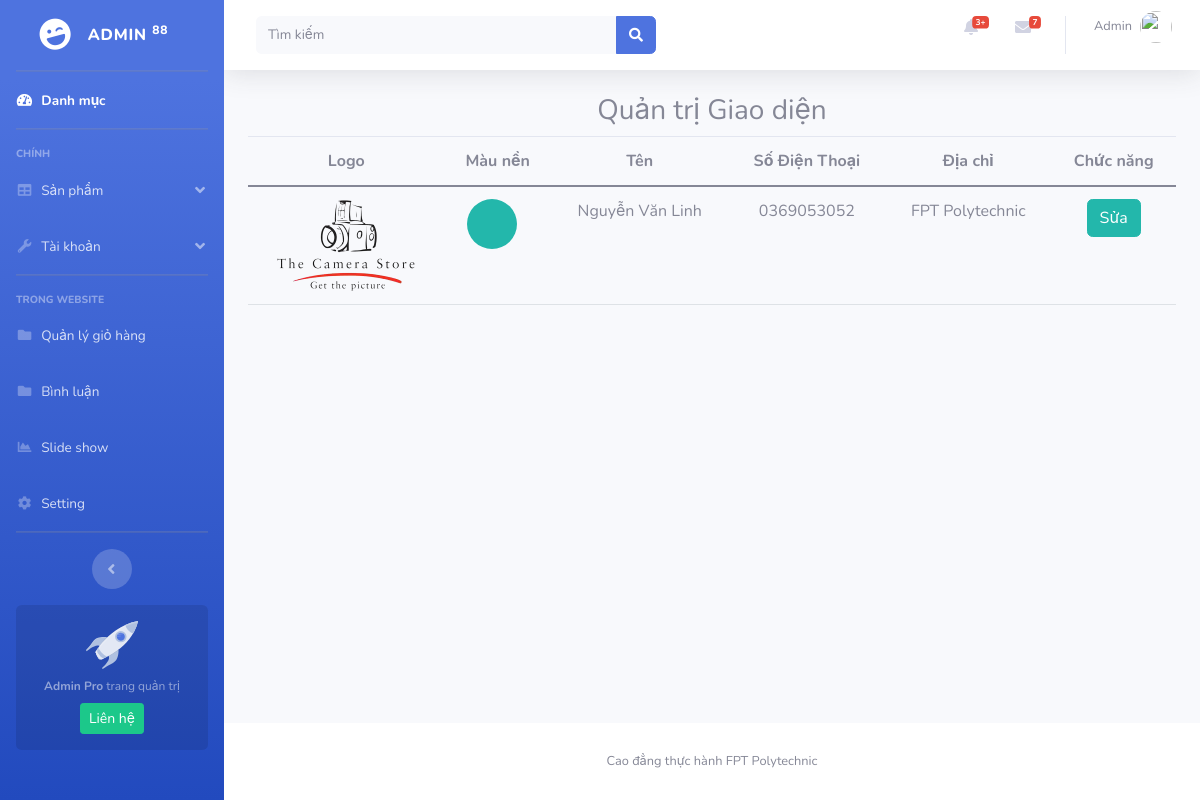
Page /admin/setting.php (signed in) on the committed database.
### tables this page shows
CREATE TABLE `user` (
  `id` int(11) NOT NULL,
  `user` varchar(255) NOT NULL,
  `pass` varchar(255) NOT NULL,
  `name` varchar(255) NOT NULL,
  `image` text NOT NULL,
  `address` text NOT NULL,
  `permission` varchar(55) NOT NULL
);

CREATE TABLE `info` (
  `id` int(11) NOT NULL,
  `name` varchar(55) NOT NULL,
  `phone` text NOT NULL,
  `logo` text NOT NULL,
  `color` text NOT NULL,
  `address` text NOT NULL
);

### admin/connect.php (called while the page is built, shortened)
<?php
function selectAll($sql)
{
    $result = $GLOBALS['conn']->query($sql);
    return $result;
}
?>

### admin/setting.php (the view)
<?php
include 'header.php';
?>
<?php
if (isset($_COOKIE["user"])) {
    $sql = "SELECT * FROM user WHERE user='{$_COOKIE["user"]}'";
    $kq = $conn->query($sql);
    $result = $kq->fetch();
    if ($result['permission'] == 'Admin') {
?>
        <?php
        if (isset($_GET["id"])) {
            $id = $_GET["id"];
            foreach (selectAll("SELECT * FROM info WHERE id = $id") as $row) {
                $name_old = $row['name'];
                $logo_old = $row['logo'];
                $color_old = $row['color'];
                $address_old = $row['address'];
                $phone_old = $row['phone'];
            }
            if (isset($_POST["edit"])) {
                $name = $_POST["name"];
                $phone = $_POST["phone"];
                $address = $_POST["address"];
                $color = $_POST["color"];
                $image = $_FILES['image']['name'];
                $tmp_image = $_FILES['image']['tmp_name'];
                move_uploaded_file($tmp_image, "../images/" . $image);
                if (empty($name) && empty($phone) && empty($address)) {
                    $error = 'Vui lòng điền đầy đủ các trường';
                } elseif (empty($name)) {
                    $error = 'Vui lòng điền nhập tên';
                } elseif (empty($phone)) {
                    $error = 'Vui lòng điền nhập số điện thoại';
                } elseif (empty($address)) {
                    $error = 'Vui lòng điền nhập địa chỉ';
                } else {
                    if (empty($image)) {
                        exSQL("UPDATE info SET name='$name',phone='$phone',color='$color',address='$address' WHERE id = $id");
                        header('location:setting.php');
                    }else{
                        exSQL("UPDATE info SET name='$name',phone='$phone',color='$color',address='$address',logo='$image' WHERE id = $id");
                        header('location:setting.php');
                    }
                }
            }
        ?>
            <div class="row">
                <div class="col-xs-12 col-sm-12 col-md-12 col-lg-12">
                    <h3 class="text-center">Chỉnh sửa giao diện</h3>
                    <form action="" method="post" enctype="multipart/form-data">
                        <?php if (isset($error)) { ?>
                            <p class="col-xs-12 col-sm-12 col-md-12 col-lg-12 alert alert-danger"><?= $error ?></p>
                        <?php
                        } ?>
                        <div>
                            <label for="">Tên</label><br>
                            <input style="width:20%" type="text" class="pl-6" value="<?= $name_old ?>" placeholder="Tên" name="name">
                        </div>
                        <div>
                            <label for="">Số Điện Thoại</label><br>
                            <input style="width:20%" type="text" class="pl-6" value="<?= $phone_old ?>" placeholder="Số Điện Thoại" name="phone">
                        </div>
                        <div>
                            <label for="">Địa chỉ</label><br>
                            <input style="width:35%" type="text" class="pl-6" value="<?= $address_old ?>" placeholder="Địa chỉ" name="address">
                        </div>
                        <div>
                            <label for="">Màu nền</label><br>
                            <input style="border:none;width:33%;" type="color" class="pl-6" value="<?= $color_old ?>" name="color">
                        </div>
                        <div class="preview-images">
                            <label for="image">Chọn ảnh</label><br>
                            <label for="imgInp"><img src="../images/<?= $logo_old ?>" alt="" width="140" id="blah"></label>
                            <input type="file" id="imgInp" name="image" hidden>
                        </div>
                        <button type="submit" name="edit" class="btn btn-primary">Cập nhật</button>
                        <a href="setting.php" class="btn btn-danger">Quay lại</a>
                    </form>
                </div>
            </div>
        <?php
        } else {
        ?>
            <h3 style="text-align:center">Quản trị Giao diện</h3>
            <table class="table table-hover">
                <thead>
                    <tr>
                        <th>Logo</th>
                        <th>Màu nền</th>
                        <th>Tên</th>
                        <th>Số Điện Thoại</th>
                        <th>Địa chỉ</th>
                        <th>Chức năng</th>
                    </tr>
                </thead>
                <tbody>
                    <?php
                    foreach (selectAll("SELECT * FROM info") as $row) {
                    ?>
                        <tr>
                            <td><img src="../images/<?= $row['logo'] ?>" width="140" alt=""></td>
                            <td>
                                <div style="margin-left: 10px;;width:50px;height:50px;border-radius:50%;background-color:<?= $row['color'] ?>;"></div>
                            </td>
                            <td><?= $row['name'] ?></td>
                            <td><?= $row['phone'] ?></td>
                            <td><?= $row['address'] ?></td>
                            <td><a href="?id=<?= $row['id'] ?>" class="btn btn-danger" style="background-color: <?= $row['color'] ?>;border-color: <?= $row['color'] ?>;"> Sửa </a></td>
                        </tr>
                    <?php
                    }
                    ?>
                </tbody>
            </table>
<?php }
    }
    include 'footer.php';
} else {
} ?>

### admin/header.php (shortened to what this page needs)
<?php
include 'connect.php';
?>
<!DOCTYPE html>
<link href="https://cdn.jsdelivr.net/npm/summernote@0.8.18/dist/summernote.min.css" rel="stylesheet">
<link rel="stylesheet" href="https://cdnjs.cloudflare.com/ajax/libs/twitter-bootstrap/5.0.0-beta1/css/bootstrap.min.css">
<link rel="stylesheet" href="https://cdnjs.cloudflare.com/ajax/libs/font-awesome/5.15.2/css/all.min.css">
<link href="startbootstrap-sb-admin-2-master/vendor/fontawesome-free/css/all.min.css" rel="stylesheet" type="text/css">
<link href="startbootstrap-sb-admin-2-master/css/sb-admin-2.min.css" rel="stylesheet">
</head>
<?php
if (isset($_COOKIE["user"])) {
    $sql = "SELECT * FROM user WHERE user='{$_COOKIE["user"]}'";
    $kq = $conn->query($sql);
    $result = $kq->fetch();
    if ($result['permission'] == 'Admin') {
?>
        <body id="page-top">
            <div id="wrapper">
                <ul class="navbar-nav bg-gradient-primary sidebar sidebar-dark accordion" id="accordionSidebar">
                    <a class="sidebar-brand d-flex align-items-center justify-content-center" href="../index.php">
                        <div class="sidebar-brand-icon rotate-n-15">
                            <i class="fas fa-laugh-wink"></i>
                        </div>
                        <div class="sidebar-brand-text mx-3">Admin <sup>88</sup></div>
                    </a>
                    <hr class="sidebar-divider my-0">
                    <li class="nav-item active">
                        <a class="nav-link" href="index.php">
                            <i class="fas fa-fw fa-tachometer-alt"></i>
                            <span>Danh mục</span></a>
                    </li>
                    <hr class="sidebar-divider">
                    <div class="sidebar-heading">
                        Chính
                    </div>
                    <li class="nav-item">
                        <a class="nav-link collapsed" href="#" data-toggle="collapse" data-target="#collapseTwo" aria-expanded="true" aria-controls="collapseTwo">
                            <i class="fas fa-fw fa-table"></i>
                            <span>Sản phẩm</span>
                        </a>
                    </li>
                    <li class="nav-item">
                        <a class="nav-link collapsed" href="#" data-toggle="collapse" data-target="#collapseUtilities" aria-expanded="true" aria-controls="collapseUtilities">
                            <i class="fas fa-fw fa-wrench"></i>
                            <span>Tài khoản</span>
                        </a>
                    </li>
                    <hr class="sidebar-divider">
                    <div class="sidebar-heading">
                        Trong Website
                    </div>
                    <li class="nav-item">
                        <a class="nav-link collapsed" href="cart.php" data-target="#collapsePages" aria-expanded="true" aria-controls="collapsePages">
                            <i class="fas fa-fw fa-folder"></i>
                            <span>Quản lý giỏ hàng</span>
                        </a>
                    </li>
                    <li class="nav-item">
                        <a class="nav-link collapsed" href="comment.php" data-target="#collapsePages" aria-expanded="true" aria-controls="collapsePages">
                            <i class="fas fa-fw fa-folder"></i>
                            <span>Bình luận</span>
                        </a>
                    </li>
                    <li class="nav-item">
                        <a class="nav-link" href="slide.php">
                            <i class="fas fa-fw fa-chart-area"></i>
                            <span>Slide show</span></a>
                    </li>
                    <li class="nav-item">
                        <a class="nav-link" href="setting.php">
                            <i class="fas fa-fw fa-cog"></i>
                            <span>Setting</span></a>
                    </li>
                    <hr class="sidebar-divider d-none d-md-block">
                    <div class="text-center d-none d-md-inline">
                        <button class="rounded-circle border-0" id="sidebarToggle"></button>
                    </div>
                    <div class="sidebar-card d-none d-lg-flex">
                        <img class="sidebar-card-illustration mb-2" src="startbootstrap-sb-admin-2-master/img/undraw_rocket.svg" alt="...">
                        <p class="text-center mb-2"><strong>Admin Pro</strong> trang quản trị</p>
                        <a class="btn btn-success btn-sm" href="https://www.facebook.com/NguyenVanLinh.User">Liên hệ</a>
                    </div>
                </ul>
                <div id="content-wrapper" class="d-flex flex-column">
                    <div id="content">
                        <nav class="navbar navbar-expand navbar-light bg-white topbar mb-4 static-top shadow">
                            <form class="d-none d-sm-inline-block form-inline mr-auto ml-md-3 my-2 my-md-0 mw-100 navbar-search">
                                <div class="input-group">
                                    <input type="text" class="form-control bg-light border-0 small" placeholder="Tìm kiếm" aria-label="Search" aria-describedby="basic-addon2">
                                    <div class="input-group-append">
                                        <button class="btn btn-primary" type="button">
                                            <i class="fas fa-search fa-sm"></i>
                                        </button>
                                    </div>
                                </div>
                            </form>
                            <ul class="navbar-nav ml-auto">
                                <li class="nav-item dropdown no-arrow mx-1">
                                    <a class="nav-link dropdown-toggle" href="#" id="alertsDropdown" role="button" data-toggle="dropdown" aria-haspopup="true" aria-expanded="false">
                                        <i class="fas fa-bell fa-fw"></i>
                                        <span class="badge badge-danger badge-counter">3+</span>
                                    </a>
                                </li>
                                <li class="nav-item dropdown no-arrow mx-1">
                                    <a class="nav-link dropdown-toggle" href="#" id="messagesDropdown" role="button" data-toggle="dropdown" aria-haspopup="true" aria-expanded="false">
                                        <i class="fas fa-envelope fa-fw"></i>
                                        <span class="badge badge-danger badge-counter">7</span>
                                    </a>
                                </li>
                                <li class="nav-item dropdown no-arrow">
                                    <p class="nav-link dropdown-toggle" id="userDropdown" role="button" data-toggle="dropdown" aria-haspopup="true" aria-expanded="false">
                                        <span class="mr-2 d-none d-lg-inline text-gray-600 small"><?= $result['permission'] ?></span>
                                        <img class="img-profile rounded-circle" style="object-fit:cover;" src="../images/<?= $result['image'] ?>">
                                    </p>
                                </li>
                            </ul>
                        </nav>
                        <div class="container-fluid">
                    <?php
                } else {
                    include 'error.php';
                }
            } else {
                include 'error.php';
            } ?>

### admin/header.php (style rules this page uses)
td, th { text-align: center; }

### rows in the picture
user: permission "Admin"
info: logo (picture), name "Nguyễn Văn Linh", phone "0369053052", address "FPT Polytechnic"
